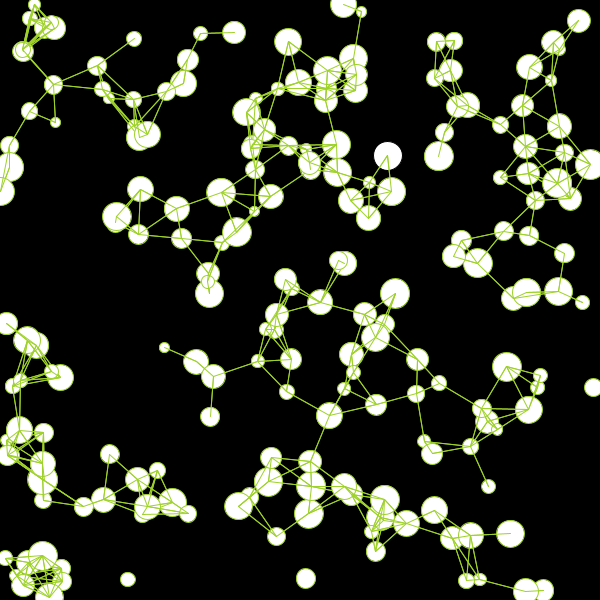
Frame 1 (no input)
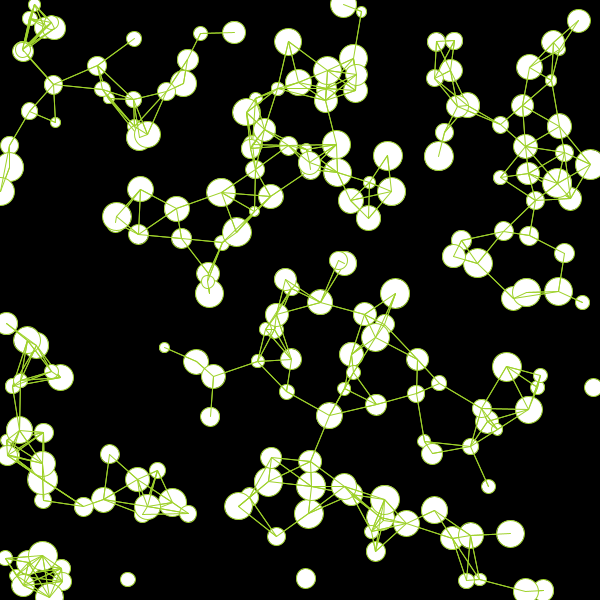
Frame 60 (the mouse pressed at the canvas centre just before this capture)
Frame 120 (the mouse held since frame 60 and released just before this capture): identical to frame 60, image omitted

The Processing sketch that drew these frames (run headless with seeded random() and noise(); from frame 60 on, the mouse is pressed at the canvas centre):

// Processing sketch: bit2atom_190625_03_array
// ── bit2atom_190625_03_array.pde
float[] xx;
float[] yy;
float[] dd;
int elliLength = 200;

void setup() {
  size(600, 600);
  xx = new float[elliLength];
  yy = new float[elliLength];
  dd = new float[elliLength];

  for (int i = 0; i < elliLength; i ++) {
    xx[i] = random(width);
    yy[i] = random(height);
    dd[i] = random(10, 30);
  }
}

void draw() {
  background(0);
  for (int i = 0; i < elliLength; i ++) {
    ellipse(xx[i], yy[i], dd[i], dd[i]);
    for (int j = 0; j < elliLength; j ++) {
      if (i != j) {
        float ddist = dist(xx[i], yy[i], xx[j], yy[j]);
        if(ddist < 50){
          stroke(#9ED12A);
          line(xx[i], yy[i], xx[j], yy[j]);
        }
      }
    }
  }
}
